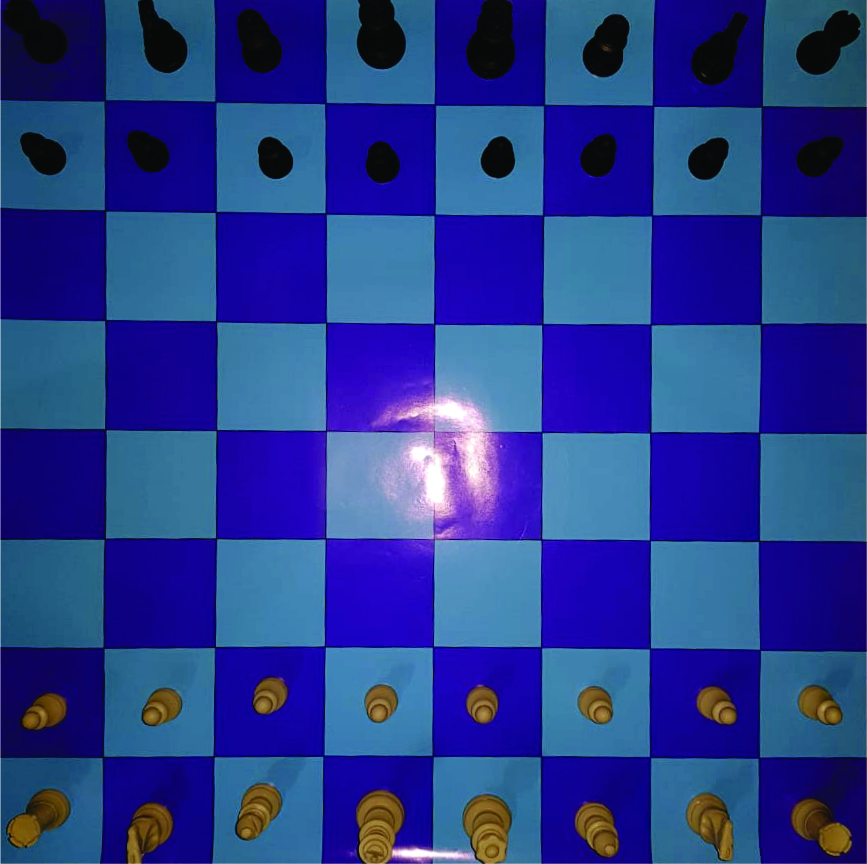
#> input picture teste1.jpg, 867 x 864 px
$ python -i main.py   (imports and definitions only)
#> lines starting #> are read from the running program, lines starting #| are printed output that depends on the picture; after the words box and inside, x2 and y2 are one past the last pixel; in counts of white or black regions, pixels touching at a corner belong together
#> further down, picture is the input picture: shape (864, 867, 3); mean B, G, R 142.1, 57.9, 38.9
import cv2
import numpy as np
import os
import glob
import requests


# [52 lines left out: functions main, main2, main3, not called in this run]


def find_board(frame):
    # [13 lines of commented-out code are left out]

    gray = cv2.cvtColor(frame, cv2.COLOR_BGR2GRAY)
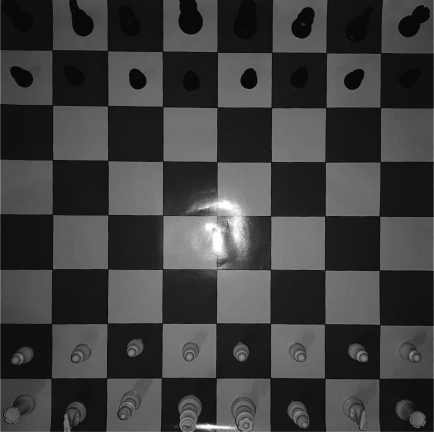
#> gray: shape (864, 867) (shown at 1/2 size); min 8, max 255, mean 61.8
    # ret, thresh = cv2.threshold(gray, 200, 230, cv2.THRESH_BINARY_INV)
    ret, thresh = cv2.threshold(gray, 100, 140, cv2.THRESH_BINARY)
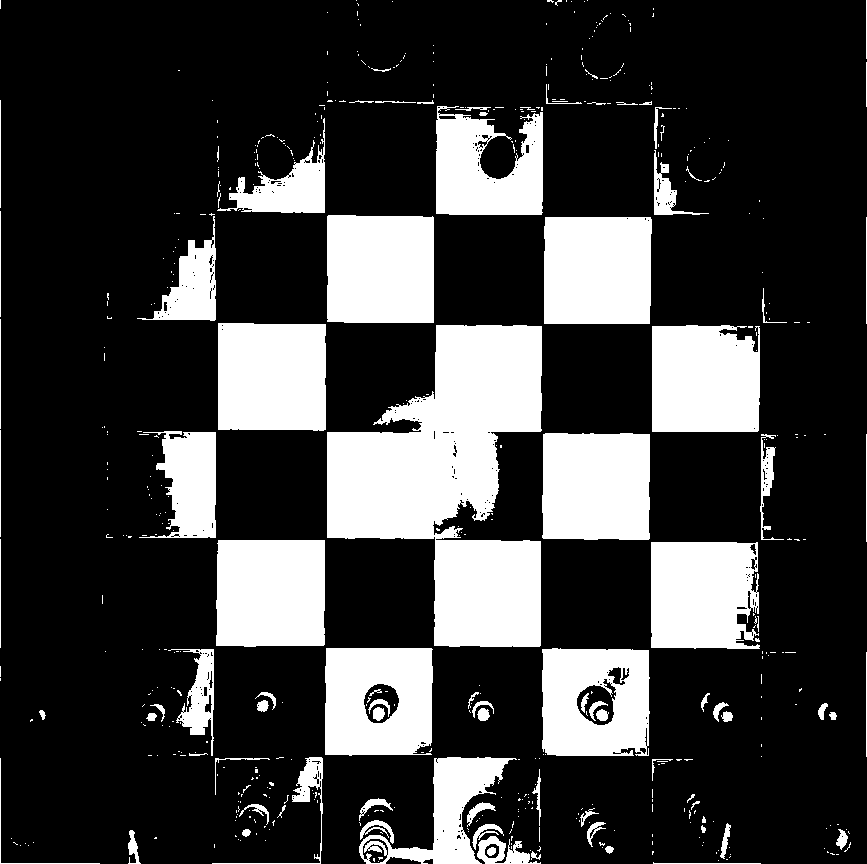
#> thresh: shape (864, 867); values 0 (black) and 140 (white), 23.8% white; 533 white regions (441 under 20 px)
    # thresh = cv2.adaptiveThreshold(gray, 255, cv2.ADAPTIVE_THRESH_MEAN_C, cv2.THRESH_BINARY, 11, 2)
    cv2.imshow("thresh", thresh)

    contours, _ = cv2.findContours(thresh, cv2.RETR_TREE, cv2.CHAIN_APPROX_NONE)
#> contours = 852 contours, 766 with area under 20; largest, box (x1, y1, x2, y2) and area: (327, 325, 542, 647) 39850, (218, 323, 326, 431) 11264, (216, 540, 325, 647) 11236, (327, 215, 434, 323) 11228, (544, 217, 652, 324) 11213

    cv2.drawContours(frame, contours, -1, (0, 0, 255), 2)
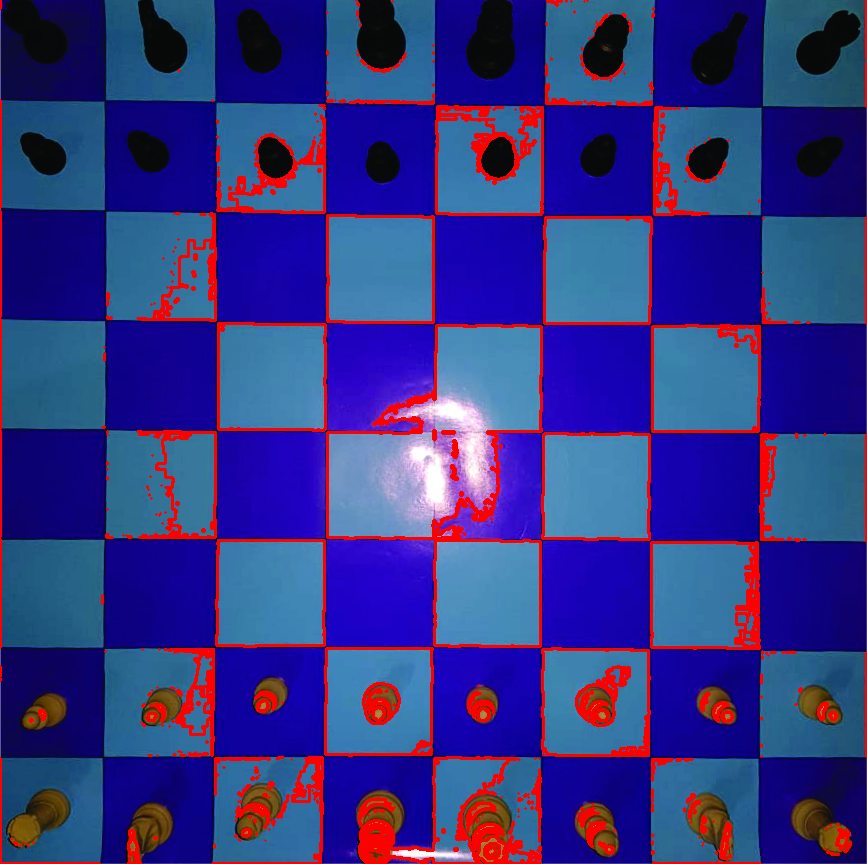
#> frame: shape (864, 867, 3); 7.09% of pixels changed, all inside (x1, y1, x2, y2) = (0, 0, 867, 864)
    print(len(contours))
#| 852
    for i, ctr in enumerate(contours):
        x, y, w, h = cv2.boundingRect(ctr)
        roi = frame[y:y+h, x:x+w]
        # cv2.imshow("roi{}".format(i), roi)

        # cv2.rectangle(frame, (x, y), (x + w, y + h), (0, 0, 255), 2)
        cv2.imwrite("squares/{}.jpg".format(i), roi)
#> this loop made 852 passes
#> (x, y, w, h, roi) on passes 2, 6, 12: (718, 860, 1, 1, [[0, 0, 255]]), (730, 854, 1, 1, [[0, 0, 255]]), (718, 850, 1, 1, [[0, 0, 255]])

    # [8 lines of commented-out code are left out]


# [67 lines left out: functions find_lines, draw_rectangles, find_pieces, clear_files, not called in this run]


# [2 lines not run here, left out]
    # main()  #webcam
    # main2()  #photo
    # main3()  #cellphone

>>> import cv2
>>> picture = cv2.imread('teste1.jpg')
>>> result = find_board(picture)

$ run again, on teste11.jpg
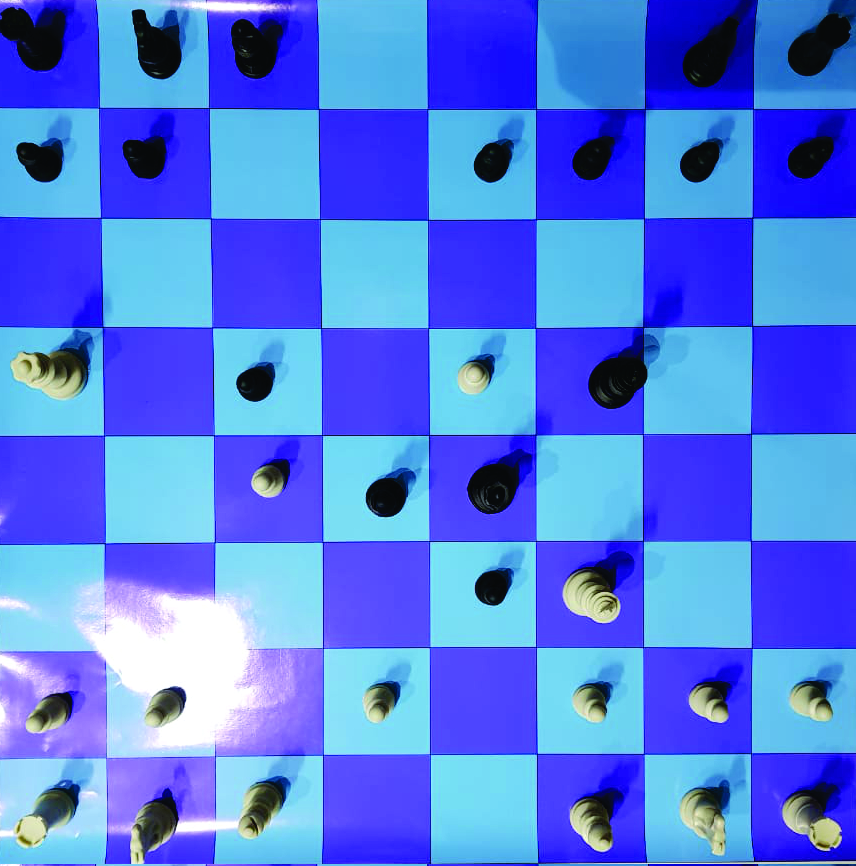
#> input picture teste11.jpg, 856 x 866 px
#> picture is the input picture: shape (866, 856, 3); mean B, G, R 230.4, 121, 82
#> in find_board, `ret, thresh = cv2.threshold(gray, 100, 140, cv2.THRESH_BINARY)`:
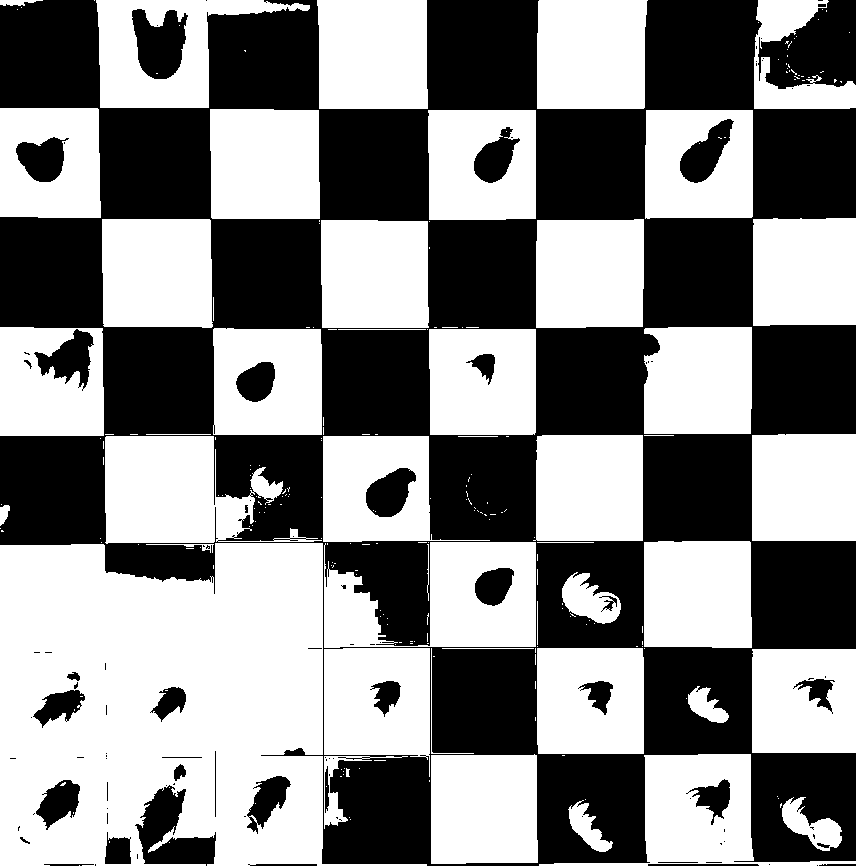
#> thresh: shape (866, 856); values 0 (black) and 140 (white), 53% white; 103 black regions (66 under 20 px)
#> contours = 379 contours, 301 with area under 20; largest, box (x1, y1, x2, y2) and area: (0, 543, 427, 866) 95675, (324, 542, 536, 648) 14406, (105, 436, 322, 544) 13414, (96, 0, 310, 108) 12608, (539, 754, 856, 866) 11839
#> in find_board, `cv2.drawContours(frame, contours, -1, (0, 0, 255), 2)`:
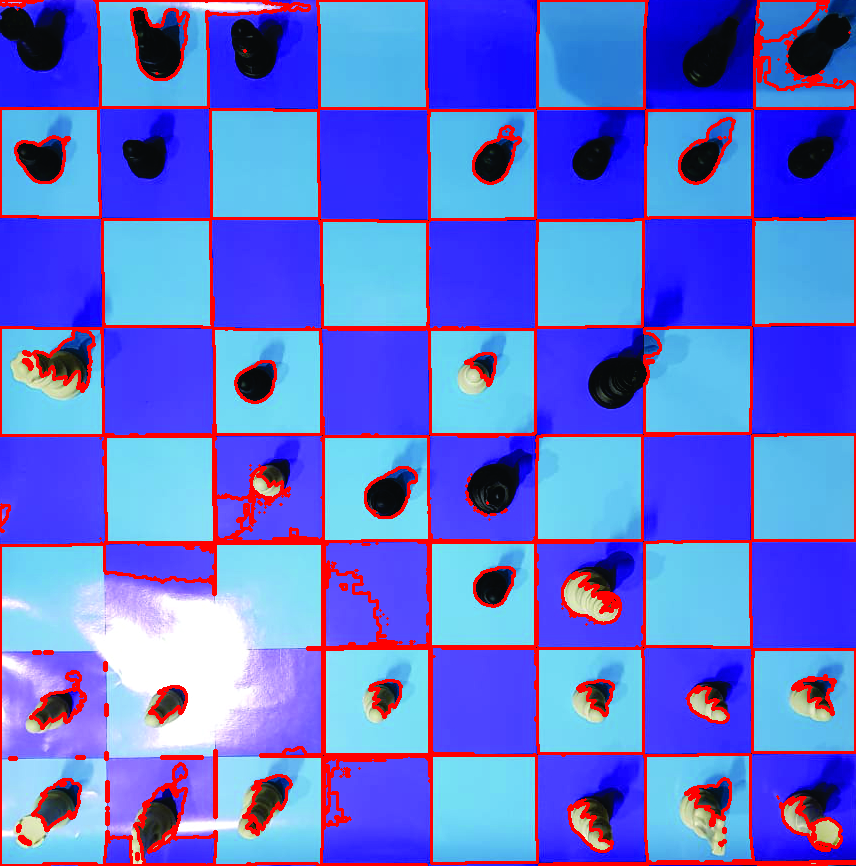
#> frame: shape (866, 856, 3); 8.8% of pixels changed, all inside (x1, y1, x2, y2) = (0, 0, 856, 866)
#| 379
#> the loop in find_board, `for i, ctr in enumerate(contours):` made 379 passes
#> (x, y, w, h) on passes 5, 6, 11: (780, 803, 2, 5), (568, 800, 45, 52), (782, 797, 60, 54)
